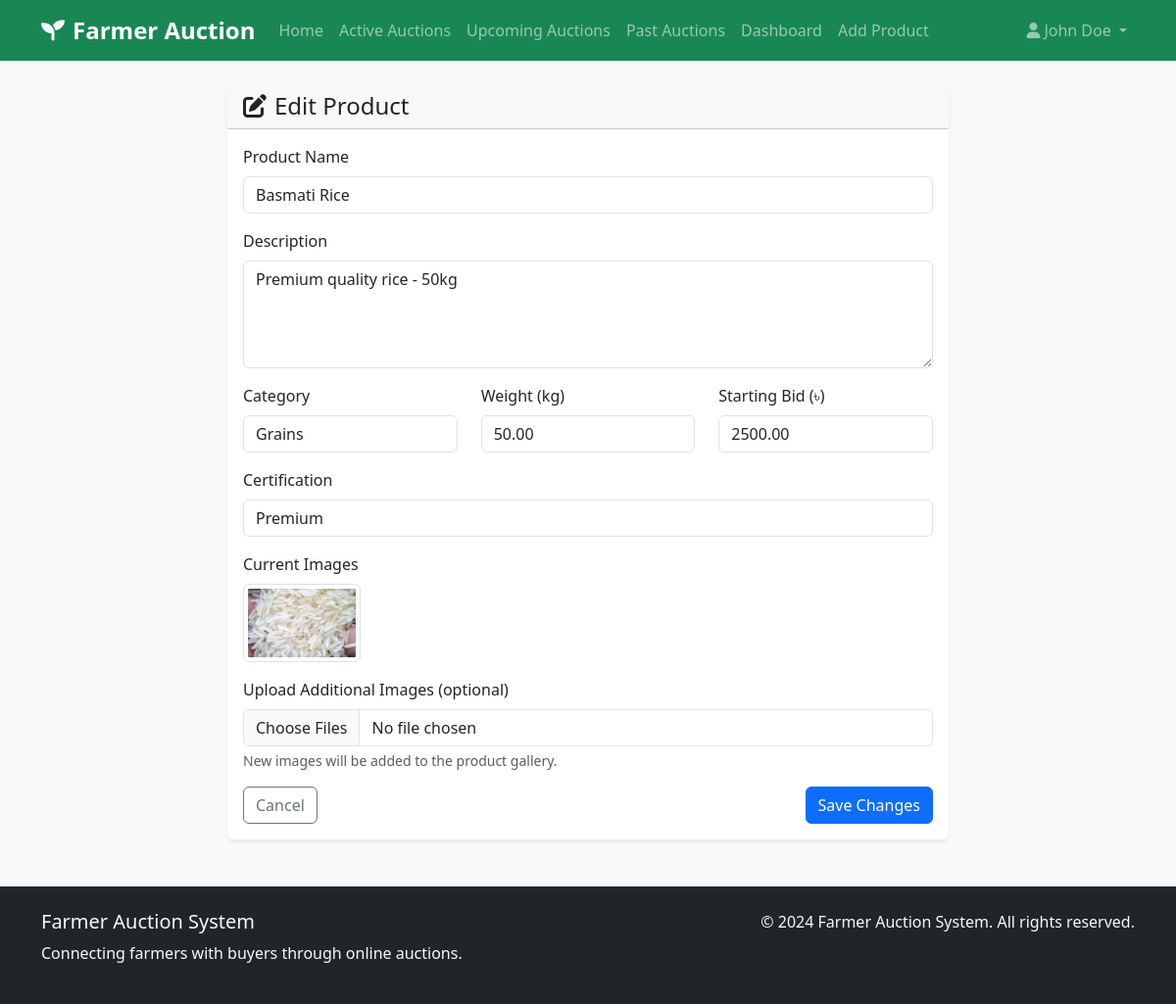
The page /farmer/edit_product.php?id=2 (signed in) on the database its author committed.
### tables this page shows
CREATE TABLE IF NOT EXISTS Products (
    product_id INT PRIMARY KEY AUTO_INCREMENT,
    farmer_id INT NOT NULL,
    product_name VARCHAR(100) NOT NULL,
    description TEXT,
    category VARCHAR(50),
    starting_bid DECIMAL(10,2) NOT NULL,
    weight DECIMAL(10,2),
    certification VARCHAR(50),
    created_at TIMESTAMP DEFAULT CURRENT_TIMESTAMP,
    FOREIGN KEY (farmer_id) REFERENCES Farmers(farmer_id) ON DELETE CASCADE
);

CREATE TABLE IF NOT EXISTS ProductImages (
    image_id INT PRIMARY KEY AUTO_INCREMENT,
    product_id INT NOT NULL,
    image_path VARCHAR(255) NOT NULL,
    created_at TIMESTAMP DEFAULT CURRENT_TIMESTAMP,
    FOREIGN KEY (product_id) REFERENCES Products(product_id) ON DELETE CASCADE
);

### farmer/edit_product.php (the view, shortened to what this page needs)
<?php
$database = new Database();
$db = $database->getConnection();
$farmer_id = $_SESSION['user_id'];
$product_id = isset($_GET['id']) ? intval($_GET['id']) : 0;
$query = "SELECT * FROM Products WHERE product_id = ? AND farmer_id = ?";
$stmt = $db->prepare($query);
$stmt->execute([$product_id, $farmer_id]);
$product = $stmt->fetch(PDO::FETCH_ASSOC);
$images_stmt = $db->prepare("SELECT image_id, image_path FROM ProductImages WHERE product_id = ?");
$images_stmt->execute([$product_id]);
$product_images = $images_stmt->fetchAll(PDO::FETCH_ASSOC);
include '../includes/header.php';
?>
<div class="container mt-4">
    <div class="row">
        <div class="col-lg-8 mx-auto">
            <div class="card">
                <div class="card-header">
                    <h4 class="mb-0"><i class="fas fa-edit me-2"></i>Edit Product</h4>
                </div>
                <div class="card-body">
                    <form method="POST" enctype="multipart/form-data">
                        <div class="mb-3">
                            <label class="form-label">Product Name</label>
                            <input type="text" name="product_name" class="form-control" value="<?php echo htmlspecialchars($product['product_name']); ?>" required>
                        </div>
                        <div class="mb-3">
                            <label class="form-label">Description</label>
                            <textarea name="description" class="form-control" rows="4" required><?php echo htmlspecialchars($product['description']); ?></textarea>
                        </div>
                        <div class="row">
                            <div class="col-md-4 mb-3">
                                <label class="form-label">Category</label>
                                <input type="text" name="category" class="form-control" value="<?php echo htmlspecialchars($product['category']); ?>" required>
                            </div>
                            <div class="col-md-4 mb-3">
                                <label class="form-label">Weight (kg)</label>
                                <input type="number" name="weight" class="form-control" step="0.01" value="<?php echo htmlspecialchars($product['weight']); ?>" required>
                            </div>
                            <div class="col-md-4 mb-3">
                                <label class="form-label">Starting Bid (৳)</label>
                                <input type="number" name="starting_bid" class="form-control" step="0.01" value="<?php echo htmlspecialchars($product['starting_bid']); ?>" required>
                            </div>
                        </div>
                        <div class="mb-3">
                            <label class="form-label">Certification</label>
                            <input type="text" name="certification" class="form-control" value="<?php echo htmlspecialchars($product['certification']); ?>">
                        </div>
                        <?php if (!empty($product_images)): ?>
                            <div class="mb-3">
                                <label class="form-label">Current Images</label>
                                <div class="d-flex gap-2 flex-wrap mb-2">
                                    <?php foreach ($product_images as $img): ?>
                                        <?php $img_src = '/farmer_auction/' . ltrim($img['image_path'], '/'); ?>
                                        <div style="width:120px;">
                                            <img src="<?php echo $img_src; ?>" class="img-thumbnail" style="width:100%; height:80px; object-fit:cover;" alt="Image">
                                        </div>
                                    <?php endforeach; ?>
                                </div>
                            </div>
                        <?php endif; ?>
                        <div class="mb-3">
                            <label class="form-label">Upload Additional Images (optional)</label>
                            <input type="file" name="images[]" class="form-control" multiple accept="image/*">
                            <div class="form-text">New images will be added to the product gallery.</div>
                        </div>
                        <div class="d-flex justify-content-between">
                            <a href="product_details.php?id=<?php echo $product_id; ?>" class="btn btn-outline-secondary">Cancel</a>
                            <button type="submit" class="btn btn-primary">Save Changes</button>
                        </div>
                    </form>
                </div>
            </div>
        </div>
    </div>
</div>
<?php include '../includes/footer.php'; ?>

### assets/css/style.css (style rules this page uses)
body { font-family: 'Segoe UI', Tahoma, Geneva, Verdana, sans-serif; background-color: #f8f9fa; }
.card { border: none; box-shadow: 0 0.125rem 0.25rem rgba(0, 0, 0, 0.075); transition: transform 0.2s ease-in-out; }

### rows shown on the page
products: product_name "Basmati Rice", description "Premium quality rice - 50kg", category "Grains", weight "50.00", starting_bid "2500.00", certification "Premium"
productimages: image_path (picture)

### other values the page prints
$_SESSION['name'] "John Doe"
